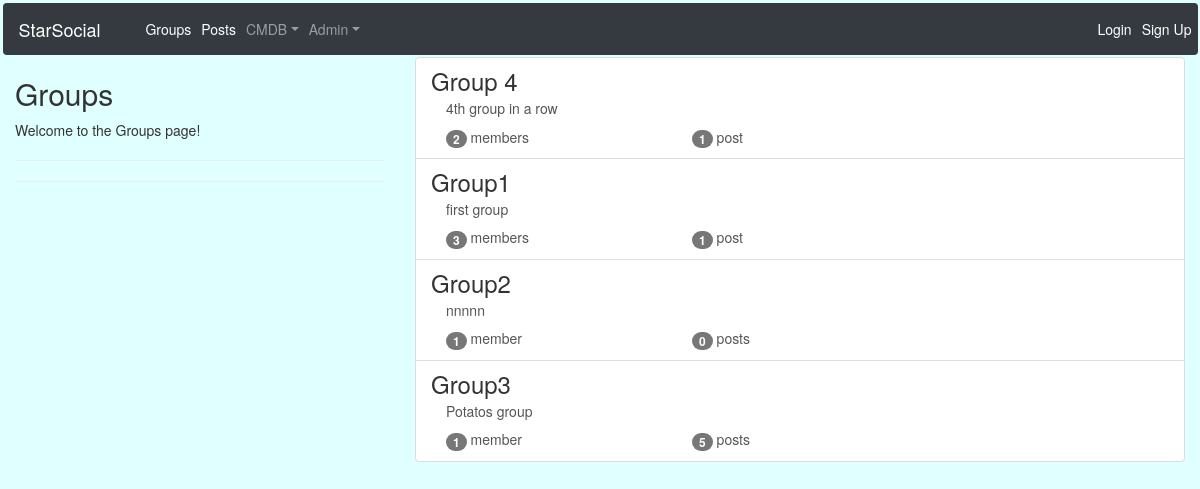
The page /groups/ on the database as committed earlier.
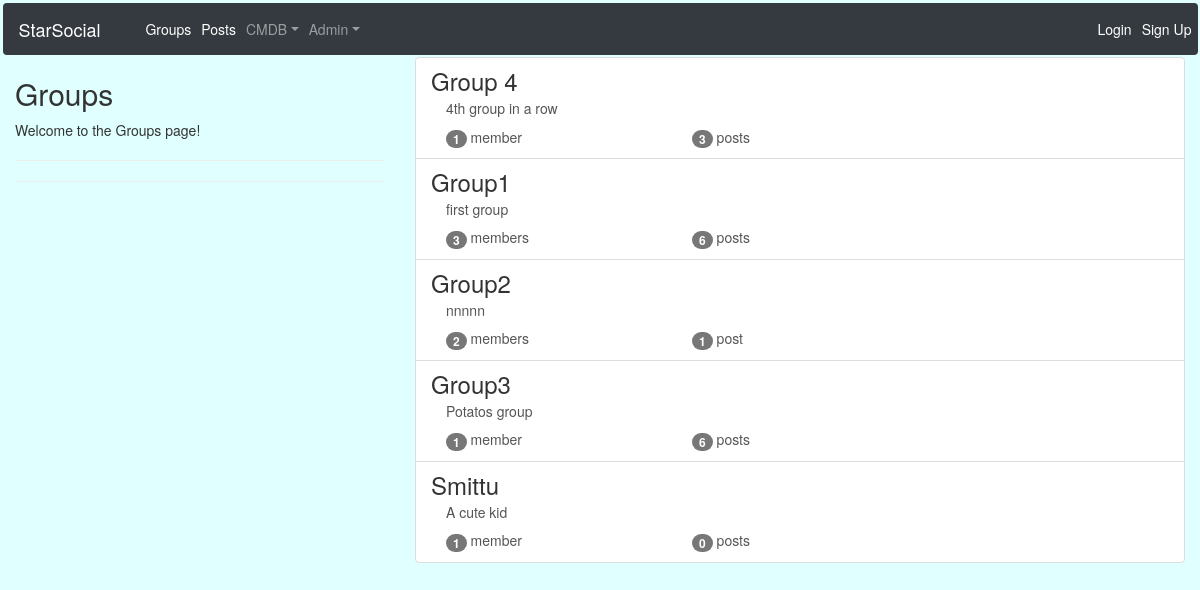
The same page on the database as committed later.
### groups/models.py (models this page shows, shortened)
class Group(models.Model):
    name = models.CharField(max_length=255,unique=True)
    slug = models.SlugField(allow_unicode=True,unique=True)
    description = models.TextField(blank=True,default='')
    description_html = models.TextField(editable=False,blank=True,default='')
    member = models.ManyToManyField(User, through='GroupMember')
    class Meta:
        ordering = ['name']

### groups/views.py (the view)
class ListGroups(generic.ListView):
    model = Group

### groups/templates/groups/group_list.html (shortened to what this page needs)
{% include 'groups/group_base.html' %}
{% block pregroup %}
    <div class="col-md-4">
        <div class='content'>
            <h2>Groups</h2>
            <p>Welcome to the Groups page!</p>
            <hr>
            <hr>
        </div>
    </div>
{% endblock %}
{% block group_content %}
<div class="col-md-8">
	<div class="list-group">
		{% for group in object_list %}
		  <a class="list-group-item" href="{% url 'groups:single' slug=group.slug %}">
			     <h3 class="title list-group-item-heading">{{ group.name }}</h3>
			<div class="list-group-item-text container-fluid">
				{{ group.description_html|safe }}
				<div class="row">
					<div class="col-md-4">
						<span class="badge">{{ group.member.count }}</span> member{{ group.member.count|pluralize }}
					</div>
					<div class="col-md-4">
						<span class="badge">{{ group.posts.count }}</span> post{{ group.posts.count|pluralize }}
					</div>
				</div>
			</div>
		</a>
		{% endfor %}
	</div>
</div>
{% endblock %}

Rows that differ between the two databases and show on the page:
computed for Group "Group 4": member.count "2" → "1"; posts.count "1" → "3"
computed for Group "Group1": posts.count "1" → "6"
computed for Group "Group2": member.count "1" → "2"; posts.count "0" → "1"
computed for Group "Group3": posts.count "5" → "6"
added Group: name "Smittu", description_html "A cute kid", member.count "1", posts.count "0"
